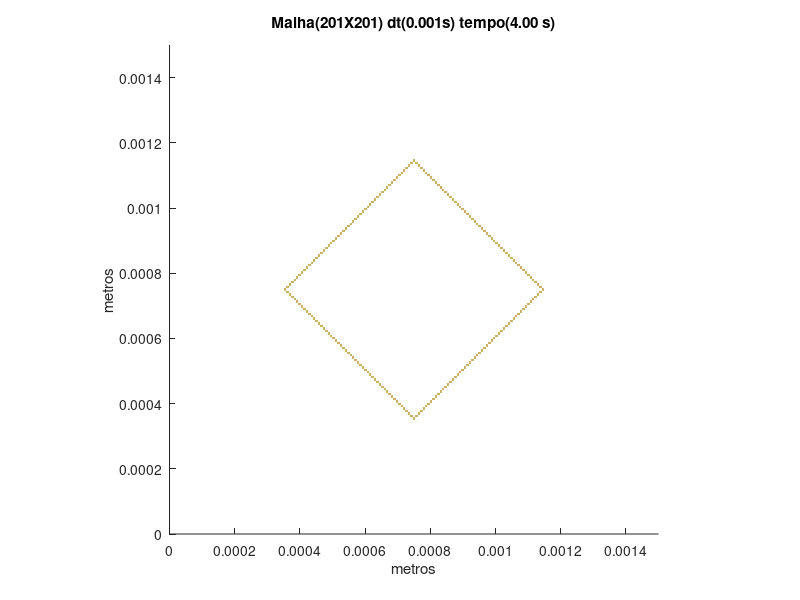

Here is the MATLAB script that generated this plot:
set (gca,'PlotBoxAspectRatio',[1 1 1],'Xlim',[0,0.0015],'Ylim',[0,0.0015])
hold on
title('Malha(201X201) dt(0.001s) tempo(4.00 s)')
hold on
ylabel('metros')
hold on
xlabel('metros')
hold on

fill([0.000746268656716418 0.000746268656716418 0.000753731343283582 0.000753731343283582],[0.000350746268656716 0.000358208955223881 0.000358208955223881 0.000350746268656716],[0.8,0.7,0.4],'LineStyle','none')

fill([0.000738805970149254 0.000738805970149254 0.000746268656716418 0.000746268656716418],[0.000358208955223881 0.000365671641791045 0.000365671641791045 0.000358208955223881],[0.8,0.7,0.4],'LineStyle','none')

fill([0.000753731343283582 0.000753731343283582 0.000761194029850746 0.000761194029850746],[0.000358208955223881 0.000365671641791045 0.000365671641791045 0.000358208955223881],[0.8,0.7,0.4],'LineStyle','none')

fill([0.00073134328358209 0.00073134328358209 0.000738805970149254 0.000738805970149254],[0.000365671641791045 0.000373134328358209 0.000373134328358209 0.000365671641791045],[0.8,0.7,0.4],'LineStyle','none')

fill([0.000761194029850746 0.000761194029850746 0.000768656716417911 0.000768656716417911],[0.000365671641791045 0.000373134328358209 0.000373134328358209 0.000365671641791045],[0.8,0.7,0.4],'LineStyle','none')

fill([0.000723880597014925 0.000723880597014925 0.00073134328358209 0.00073134328358209],[0.000373134328358209 0.000380597014925373 0.000380597014925373 0.000373134328358209],[0.8,0.7,0.4],'LineStyle','none')

fill([0.000768656716417911 0.000768656716417911 0.000776119402985075 0.000776119402985075],[0.000373134328358209 0.000380597014925373 0.000380597014925373 0.000373134328358209],[0.8,0.7,0.4],'LineStyle','none')

fill([0.000716417910447761 0.000716417910447761 0.000723880597014925 0.000723880597014925],[0.000380597014925373 0.000388059701492537 0.000388059701492537 0.000380597014925373],[0.8,0.7,0.4],'LineStyle','none')

fill([0.000776119402985075 0.000776119402985075 0.000783582089552239 0.000783582089552239],[0.000380597014925373 0.000388059701492537 0.000388059701492537 0.000380597014925373],[0.8,0.7,0.4],'LineStyle','none')

fill([0.000708955223880597 0.000708955223880597 0.000716417910447761 0.000716417910447761],[0.000388059701492537 0.000395522388059701 0.000395522388059701 0.000388059701492537],[0.8,0.7,0.4],'LineStyle','none')

fill([0.000783582089552239 0.000783582089552239 0.000791044776119403 0.000791044776119403],[0.000388059701492537 0.000395522388059701 0.000395522388059701 0.000388059701492537],[0.8,0.7,0.4],'LineStyle','none')

fill([0.000701492537313433 0.000701492537313433 0.000708955223880597 0.000708955223880597],[0.000395522388059701 0.000402985074626866 0.000402985074626866 0.000395522388059701],[0.8,0.7,0.4],'LineStyle','none')

fill([0.000791044776119403 0.000791044776119403 0.000798507462686567 0.000798507462686567],[0.000395522388059701 0.000402985074626866 0.000402985074626866 0.000395522388059701],[0.8,0.7,0.4],'LineStyle','none')

fill([0.000694029850746269 0.000694029850746269 0.000701492537313433 0.000701492537313433],[0.000402985074626866 0.00041044776119403 0.00041044776119403 0.000402985074626866],[0.8,0.7,0.4],'LineStyle','none')

fill([0.000798507462686567 0.000798507462686567 0.000805970149253731 0.000805970149253731],[0.000402985074626866 0.00041044776119403 0.00041044776119403 0.000402985074626866],[0.8,0.7,0.4],'LineStyle','none')

fill([0.000686567164179104 0.000686567164179104 0.000694029850746269 0.000694029850746269],[0.00041044776119403 0.000417910447761194 0.000417910447761194 0.00041044776119403],[0.8,0.7,0.4],'LineStyle','none')

fill([0.000805970149253731 0.000805970149253731 0.000813432835820896 0.000813432835820896],[0.00041044776119403 0.000417910447761194 0.000417910447761194 0.00041044776119403],[0.8,0.7,0.4],'LineStyle','none')

fill([0.00067910447761194 0.00067910447761194 0.000686567164179104 0.000686567164179104],[0.000417910447761194 0.000425373134328358 0.000425373134328358 0.000417910447761194],[0.8,0.7,0.4],'LineStyle','none')

fill([0.000813432835820896 0.000813432835820896 0.00082089552238806 0.00082089552238806],[0.000417910447761194 0.000425373134328358 0.000425373134328358 0.000417910447761194],[0.8,0.7,0.4],'LineStyle','none')

fill([0.000671641791044776 0.000671641791044776 0.00067910447761194 0.00067910447761194],[0.000425373134328358 0.000432835820895522 0.000432835820895522 0.000425373134328358],[0.8,0.7,0.4],'LineStyle','none')

fill([0.00082089552238806 0.00082089552238806 0.000828358208955224 0.000828358208955224],[0.000425373134328358 0.000432835820895522 0.000432835820895522 0.000425373134328358],[0.8,0.7,0.4],'LineStyle','none')

fill([0.000664179104477612 0.000664179104477612 0.000671641791044776 0.000671641791044776],[0.000432835820895522 0.000440298507462687 0.000440298507462687 0.000432835820895522],[0.8,0.7,0.4],'LineStyle','none')

fill([0.000828358208955224 0.000828358208955224 0.000835820895522388 0.000835820895522388],[0.000432835820895522 0.000440298507462687 0.000440298507462687 0.000432835820895522],[0.8,0.7,0.4],'LineStyle','none')

fill([0.000656716417910448 0.000656716417910448 0.000664179104477612 0.000664179104477612],[0.000440298507462687 0.000447761194029851 0.000447761194029851 0.000440298507462687],[0.8,0.7,0.4],'LineStyle','none')

fill([0.000835820895522388 0.000835820895522388 0.000843283582089552 0.000843283582089552],[0.000440298507462687 0.000447761194029851 0.000447761194029851 0.000440298507462687],[0.8,0.7,0.4],'LineStyle','none')

fill([0.000649253731343284 0.000649253731343284 0.000656716417910448 0.000656716417910448],[0.000447761194029851 0.000455223880597015 0.000455223880597015 0.000447761194029851],[0.8,0.7,0.4],'LineStyle','none')

fill([0.000843283582089552 0.000843283582089552 0.000850746268656716 0.000850746268656716],[0.000447761194029851 0.000455223880597015 0.000455223880597015 0.000447761194029851],[0.8,0.7,0.4],'LineStyle','none')

fill([0.000641791044776119 0.000641791044776119 0.000649253731343284 0.000649253731343284],[0.000455223880597015 0.000462686567164179 0.000462686567164179 0.000455223880597015],[0.8,0.7,0.4],'LineStyle','none')

fill([0.000850746268656716 0.000850746268656716 0.000858208955223881 0.000858208955223881],[0.000455223880597015 0.000462686567164179 0.000462686567164179 0.000455223880597015],[0.8,0.7,0.4],'LineStyle','none')

fill([0.000634328358208955 0.000634328358208955 0.000641791044776119 0.000641791044776119],[0.000462686567164179 0.000470149253731343 0.000470149253731343 0.000462686567164179],[0.8,0.7,0.4],'LineStyle','none')

fill([0.000858208955223881 0.000858208955223881 0.000865671641791045 0.000865671641791045],[0.000462686567164179 0.000470149253731343 0.000470149253731343 0.000462686567164179],[0.8,0.7,0.4],'LineStyle','none')

fill([0.000626865671641791 0.000626865671641791 0.000634328358208955 0.000634328358208955],[0.000470149253731343 0.000477611940298507 0.000477611940298507 0.000470149253731343],[0.8,0.7,0.4],'LineStyle','none')

fill([0.000865671641791045 0.000865671641791045 0.000873134328358209 0.000873134328358209],[0.000470149253731343 0.000477611940298507 0.000477611940298507 0.000470149253731343],[0.8,0.7,0.4],'LineStyle','none')

fill([0.000619402985074627 0.000619402985074627 0.000626865671641791 0.000626865671641791],[0.000477611940298507 0.000485074626865672 0.000485074626865672 0.000477611940298507],[0.8,0.7,0.4],'LineStyle','none')

fill([0.000873134328358209 0.000873134328358209 0.000880597014925373 0.000880597014925373],[0.000477611940298507 0.000485074626865672 0.000485074626865672 0.000477611940298507],[0.8,0.7,0.4],'LineStyle','none')

fill([0.000611940298507463 0.000611940298507463 0.000619402985074627 0.000619402985074627],[0.000485074626865672 0.000492537313432836 0.000492537313432836 0.000485074626865672],[0.8,0.7,0.4],'LineStyle','none')

fill([0.000880597014925373 0.000880597014925373 0.000888059701492537 0.000888059701492537],[0.000485074626865672 0.000492537313432836 0.000492537313432836 0.000485074626865672],[0.8,0.7,0.4],'LineStyle','none')

fill([0.000604477611940299 0.000604477611940299 0.000611940298507463 0.000611940298507463],[0.000492537313432836 0.0005 0.0005 0.000492537313432836],[0.8,0.7,0.4],'LineStyle','none')

fill([0.000888059701492537 0.000888059701492537 0.000895522388059702 0.000895522388059702],[0.000492537313432836 0.0005 0.0005 0.000492537313432836],[0.8,0.7,0.4],'LineStyle','none')

fill([0.000597014925373134 0.000597014925373134 0.000604477611940299 0.000604477611940299],[0.0005 0.000507462686567164 0.000507462686567164 0.0005],[0.8,0.7,0.4],'LineStyle','none')

fill([0.000895522388059702 0.000895522388059702 0.000902985074626866 0.000902985074626866],[0.0005 0.000507462686567164 0.000507462686567164 0.0005],[0.8,0.7,0.4],'LineStyle','none')

fill([0.00058955223880597 0.00058955223880597 0.000597014925373134 0.000597014925373134],[0.000507462686567164 0.000514925373134328 0.000514925373134328 0.000507462686567164],[0.8,0.7,0.4],'LineStyle','none')

fill([0.000902985074626866 0.000902985074626866 0.00091044776119403 0.00091044776119403],[0.000507462686567164 0.000514925373134328 0.000514925373134328 0.000507462686567164],[0.8,0.7,0.4],'LineStyle','none')

fill([0.000582089552238806 0.000582089552238806 0.00058955223880597 0.00058955223880597],[0.000514925373134328 0.000522388059701493 0.000522388059701493 0.000514925373134328],[0.8,0.7,0.4],'LineStyle','none')

fill([0.00091044776119403 0.00091044776119403 0.000917910447761194 0.000917910447761194],[0.000514925373134328 0.000522388059701493 0.000522388059701493 0.000514925373134328],[0.8,0.7,0.4],'LineStyle','none')

fill([0.000574626865671642 0.000574626865671642 0.000582089552238806 0.000582089552238806],[0.000522388059701493 0.000529850746268657 0.000529850746268657 0.000522388059701493],[0.8,0.7,0.4],'LineStyle','none')

fill([0.000917910447761194 0.000917910447761194 0.000925373134328358 0.000925373134328358],[0.000522388059701493 0.000529850746268657 0.000529850746268657 0.000522388059701493],[0.8,0.7,0.4],'LineStyle','none')

fill([0.000567164179104478 0.000567164179104478 0.000574626865671642 0.000574626865671642],[0.000529850746268657 0.000537313432835821 0.000537313432835821 0.000529850746268657],[0.8,0.7,0.4],'LineStyle','none')

fill([0.000925373134328358 0.000925373134328358 0.000932835820895522 0.000932835820895522],[0.000529850746268657 0.000537313432835821 0.000537313432835821 0.000529850746268657],[0.8,0.7,0.4],'LineStyle','none')

fill([0.000559701492537313 0.000559701492537313 0.000567164179104478 0.000567164179104478],[0.000537313432835821 0.000544776119402985 0.000544776119402985 0.000537313432835821],[0.8,0.7,0.4],'LineStyle','none')

fill([0.000932835820895522 0.000932835820895522 0.000940298507462687 0.000940298507462687],[0.000537313432835821 0.000544776119402985 0.000544776119402985 0.000537313432835821],[0.8,0.7,0.4],'LineStyle','none')

fill([0.000552238805970149 0.000552238805970149 0.000559701492537313 0.000559701492537313],[0.000544776119402985 0.000552238805970149 0.000552238805970149 0.000544776119402985],[0.8,0.7,0.4],'LineStyle','none')

fill([0.000940298507462687 0.000940298507462687 0.000947761194029851 0.000947761194029851],[0.000544776119402985 0.000552238805970149 0.000552238805970149 0.000544776119402985],[0.8,0.7,0.4],'LineStyle','none')

fill([0.000544776119402985 0.000544776119402985 0.000552238805970149 0.000552238805970149],[0.000552238805970149 0.000559701492537313 0.000559701492537313 0.000552238805970149],[0.8,0.7,0.4],'LineStyle','none')

fill([0.000947761194029851 0.000947761194029851 0.000955223880597015 0.000955223880597015],[0.000552238805970149 0.000559701492537313 0.000559701492537313 0.000552238805970149],[0.8,0.7,0.4],'LineStyle','none')

fill([0.000537313432835821 0.000537313432835821 0.000544776119402985 0.000544776119402985],[0.000559701492537313 0.000567164179104478 0.000567164179104478 0.000559701492537313],[0.8,0.7,0.4],'LineStyle','none')

fill([0.000955223880597015 0.000955223880597015 0.000962686567164179 0.000962686567164179],[0.000559701492537313 0.000567164179104478 0.000567164179104478 0.000559701492537313],[0.8,0.7,0.4],'LineStyle','none')

fill([0.000529850746268657 0.000529850746268657 0.000537313432835821 0.000537313432835821],[0.000567164179104478 0.000574626865671642 0.000574626865671642 0.000567164179104478],[0.8,0.7,0.4],'LineStyle','none')

fill([0.000962686567164179 0.000962686567164179 0.000970149253731343 0.000970149253731343],[0.000567164179104478 0.000574626865671642 0.000574626865671642 0.000567164179104478],[0.8,0.7,0.4],'LineStyle','none')

fill([0.000522388059701493 0.000522388059701493 0.000529850746268657 0.000529850746268657],[0.000574626865671642 0.000582089552238806 0.000582089552238806 0.000574626865671642],[0.8,0.7,0.4],'LineStyle','none')

fill([0.000970149253731343 0.000970149253731343 0.000977611940298507 0.000977611940298507],[0.000574626865671642 0.000582089552238806 0.000582089552238806 0.000574626865671642],[0.8,0.7,0.4],'LineStyle','none')

fill([0.000514925373134328 0.000514925373134328 0.000522388059701493 0.000522388059701493],[0.000582089552238806 0.00058955223880597 0.00058955223880597 0.000582089552238806],[0.8,0.7,0.4],'LineStyle','none')

fill([0.000977611940298507 0.000977611940298507 0.000985074626865672 0.000985074626865672],[0.000582089552238806 0.00058955223880597 0.00058955223880597 0.000582089552238806],[0.8,0.7,0.4],'LineStyle','none')

fill([0.000507462686567164 0.000507462686567164 0.000514925373134328 0.000514925373134328],[0.00058955223880597 0.000597014925373134 0.000597014925373134 0.00058955223880597],[0.8,0.7,0.4],'LineStyle','none')

fill([0.000985074626865672 0.000985074626865672 0.000992537313432836 0.000992537313432836],[0.00058955223880597 0.000597014925373134 0.000597014925373134 0.00058955223880597],[0.8,0.7,0.4],'LineStyle','none')

fill([0.0005 0.0005 0.000507462686567164 0.000507462686567164],[0.000597014925373134 0.000604477611940299 0.000604477611940299 0.000597014925373134],[0.8,0.7,0.4],'LineStyle','none')

fill([0.000992537313432836 0.000992537313432836 0.001 0.001],[0.000597014925373134 0.000604477611940299 0.000604477611940299 0.000597014925373134],[0.8,0.7,0.4],'LineStyle','none')

fill([0.000492537313432836 0.000492537313432836 0.0005 0.0005],[0.000604477611940299 0.000611940298507463 0.000611940298507463 0.000604477611940299],[0.8,0.7,0.4],'LineStyle','none')

fill([0.001 0.001 0.00100746268656716 0.00100746268656716],[0.000604477611940299 0.000611940298507463 0.000611940298507463 0.000604477611940299],[0.8,0.7,0.4],'LineStyle','none')

fill([0.000485074626865672 0.000485074626865672 0.000492537313432836 0.000492537313432836],[0.000611940298507463 0.000619402985074627 0.000619402985074627 0.000611940298507463],[0.8,0.7,0.4],'LineStyle','none')

fill([0.00100746268656716 0.00100746268656716 0.00101492537313433 0.00101492537313433],[0.000611940298507463 0.000619402985074627 0.000619402985074627 0.000611940298507463],[0.8,0.7,0.4],'LineStyle','none')

fill([0.000477611940298507 0.000477611940298507 0.000485074626865672 0.000485074626865672],[0.000619402985074627 0.000626865671641791 0.000626865671641791 0.000619402985074627],[0.8,0.7,0.4],'LineStyle','none')

fill([0.00101492537313433 0.00101492537313433 0.00102238805970149 0.00102238805970149],[0.000619402985074627 0.000626865671641791 0.000626865671641791 0.000619402985074627],[0.8,0.7,0.4],'LineStyle','none')

fill([0.000470149253731343 0.000470149253731343 0.000477611940298507 0.000477611940298507],[0.000626865671641791 0.000634328358208955 0.000634328358208955 0.000626865671641791],[0.8,0.7,0.4],'LineStyle','none')

fill([0.00102238805970149 0.00102238805970149 0.00102985074626866 0.00102985074626866],[0.000626865671641791 0.000634328358208955 0.000634328358208955 0.000626865671641791],[0.8,0.7,0.4],'LineStyle','none')

fill([0.000462686567164179 0.000462686567164179 0.000470149253731343 0.000470149253731343],[0.000634328358208955 0.000641791044776119 0.000641791044776119 0.000634328358208955],[0.8,0.7,0.4],'LineStyle','none')

fill([0.00102985074626866 0.00102985074626866 0.00103731343283582 0.00103731343283582],[0.000634328358208955 0.000641791044776119 0.000641791044776119 0.000634328358208955],[0.8,0.7,0.4],'LineStyle','none')

fill([0.000455223880597015 0.000455223880597015 0.000462686567164179 0.000462686567164179],[0.000641791044776119 0.000649253731343284 0.000649253731343284 0.000641791044776119],[0.8,0.7,0.4],'LineStyle','none')

fill([0.00103731343283582 0.00103731343283582 0.00104477611940299 0.00104477611940299],[0.000641791044776119 0.000649253731343284 0.000649253731343284 0.000641791044776119],[0.8,0.7,0.4],'LineStyle','none')

fill([0.000447761194029851 0.000447761194029851 0.000455223880597015 0.000455223880597015],[0.000649253731343284 0.000656716417910448 0.000656716417910448 0.000649253731343284],[0.8,0.7,0.4],'LineStyle','none')

fill([0.00104477611940299 0.00104477611940299 0.00105223880597015 0.00105223880597015],[0.000649253731343284 0.000656716417910448 0.000656716417910448 0.000649253731343284],[0.8,0.7,0.4],'LineStyle','none')

fill([0.000440298507462687 0.000440298507462687 0.000447761194029851 0.000447761194029851],[0.000656716417910448 0.000664179104477612 0.000664179104477612 0.000656716417910448],[0.8,0.7,0.4],'LineStyle','none')

fill([0.00105223880597015 0.00105223880597015 0.00105970149253731 0.00105970149253731],[0.000656716417910448 0.000664179104477612 0.000664179104477612 0.000656716417910448],[0.8,0.7,0.4],'LineStyle','none')

fill([0.000432835820895522 0.000432835820895522 0.000440298507462687 0.000440298507462687],[0.000664179104477612 0.000671641791044776 0.000671641791044776 0.000664179104477612],[0.8,0.7,0.4],'LineStyle','none')

fill([0.00105970149253731 0.00105970149253731 0.00106716417910448 0.00106716417910448],[0.000664179104477612 0.000671641791044776 0.000671641791044776 0.000664179104477612],[0.8,0.7,0.4],'LineStyle','none')

fill([0.000425373134328358 0.000425373134328358 0.000432835820895522 0.000432835820895522],[0.000671641791044776 0.00067910447761194 0.00067910447761194 0.000671641791044776],[0.8,0.7,0.4],'LineStyle','none')

fill([0.00106716417910448 0.00106716417910448 0.00107462686567164 0.00107462686567164],[0.000671641791044776 0.00067910447761194 0.00067910447761194 0.000671641791044776],[0.8,0.7,0.4],'LineStyle','none')

fill([0.000417910447761194 0.000417910447761194 0.000425373134328358 0.000425373134328358],[0.00067910447761194 0.000686567164179104 0.000686567164179104 0.00067910447761194],[0.8,0.7,0.4],'LineStyle','none')

fill([0.00107462686567164 0.00107462686567164 0.00108208955223881 0.00108208955223881],[0.00067910447761194 0.000686567164179104 0.000686567164179104 0.00067910447761194],[0.8,0.7,0.4],'LineStyle','none')

fill([0.00041044776119403 0.00041044776119403 0.000417910447761194 0.000417910447761194],[0.000686567164179104 0.000694029850746269 0.000694029850746269 0.000686567164179104],[0.8,0.7,0.4],'LineStyle','none')

fill([0.00108208955223881 0.00108208955223881 0.00108955223880597 0.00108955223880597],[0.000686567164179104 0.000694029850746269 0.000694029850746269 0.000686567164179104],[0.8,0.7,0.4],'LineStyle','none')

fill([0.000402985074626866 0.000402985074626866 0.00041044776119403 0.00041044776119403],[0.000694029850746269 0.000701492537313433 0.000701492537313433 0.000694029850746269],[0.8,0.7,0.4],'LineStyle','none')

fill([0.00108955223880597 0.00108955223880597 0.00109701492537313 0.00109701492537313],[0.000694029850746269 0.000701492537313433 0.000701492537313433 0.000694029850746269],[0.8,0.7,0.4],'LineStyle','none')

fill([0.000395522388059701 0.000395522388059701 0.000402985074626866 0.000402985074626866],[0.000701492537313433 0.000708955223880597 0.000708955223880597 0.000701492537313433],[0.8,0.7,0.4],'LineStyle','none')

fill([0.00109701492537313 0.00109701492537313 0.0011044776119403 0.0011044776119403],[0.000701492537313433 0.000708955223880597 0.000708955223880597 0.000701492537313433],[0.8,0.7,0.4],'LineStyle','none')

fill([0.000388059701492537 0.000388059701492537 0.000395522388059701 0.000395522388059701],[0.000708955223880597 0.000716417910447761 0.000716417910447761 0.000708955223880597],[0.8,0.7,0.4],'LineStyle','none')

fill([0.0011044776119403 0.0011044776119403 0.00111194029850746 0.00111194029850746],[0.000708955223880597 0.000716417910447761 0.000716417910447761 0.000708955223880597],[0.8,0.7,0.4],'LineStyle','none')

fill([0.000380597014925373 0.000380597014925373 0.000388059701492537 0.000388059701492537],[0.000716417910447761 0.000723880597014925 0.000723880597014925 0.000716417910447761],[0.8,0.7,0.4],'LineStyle','none')

fill([0.00111194029850746 0.00111194029850746 0.00111940298507463 0.00111940298507463],[0.000716417910447761 0.000723880597014925 0.000723880597014925 0.000716417910447761],[0.8,0.7,0.4],'LineStyle','none')

fill([0.000373134328358209 0.000373134328358209 0.000380597014925373 0.000380597014925373],[0.000723880597014925 0.00073134328358209 0.00073134328358209 0.000723880597014925],[0.8,0.7,0.4],'LineStyle','none')

fill([0.00111940298507463 0.00111940298507463 0.00112686567164179 0.00112686567164179],[0.000723880597014925 0.00073134328358209 0.00073134328358209 0.000723880597014925],[0.8,0.7,0.4],'LineStyle','none')

fill([0.000365671641791045 0.000365671641791045 0.000373134328358209 0.000373134328358209],[0.00073134328358209 0.000738805970149254 0.000738805970149254 0.00073134328358209],[0.8,0.7,0.4],'LineStyle','none')

fill([0.00112686567164179 0.00112686567164179 0.00113432835820896 0.00113432835820896],[0.00073134328358209 0.000738805970149254 0.000738805970149254 0.00073134328358209],[0.8,0.7,0.4],'LineStyle','none')

fill([0.000358208955223881 0.000358208955223881 0.000365671641791045 0.000365671641791045],[0.000738805970149254 0.000746268656716418 0.000746268656716418 0.000738805970149254],[0.8,0.7,0.4],'LineStyle','none')

fill([0.00113432835820896 0.00113432835820896 0.00114179104477612 0.00114179104477612],[0.000738805970149254 0.000746268656716418 0.000746268656716418 0.000738805970149254],[0.8,0.7,0.4],'LineStyle','none')

fill([0.000350746268656716 0.000350746268656716 0.000358208955223881 0.000358208955223881],[0.000746268656716418 0.000753731343283582 0.000753731343283582 0.000746268656716418],[0.8,0.7,0.4],'LineStyle','none')

fill([0.00114179104477612 0.00114179104477612 0.00114925373134328 0.00114925373134328],[0.000746268656716418 0.000753731343283582 0.000753731343283582 0.000746268656716418],[0.8,0.7,0.4],'LineStyle','none')

fill([0.000358208955223881 0.000358208955223881 0.000365671641791045 0.000365671641791045],[0.000753731343283582 0.000761194029850746 0.000761194029850746 0.000753731343283582],[0.8,0.7,0.4],'LineStyle','none')

fill([0.00113432835820896 0.00113432835820896 0.00114179104477612 0.00114179104477612],[0.000753731343283582 0.000761194029850746 0.000761194029850746 0.000753731343283582],[0.8,0.7,0.4],'LineStyle','none')

fill([0.000365671641791045 0.000365671641791045 0.000373134328358209 0.000373134328358209],[0.000761194029850746 0.000768656716417911 0.000768656716417911 0.000761194029850746],[0.8,0.7,0.4],'LineStyle','none')

fill([0.00112686567164179 0.00112686567164179 0.00113432835820896 0.00113432835820896],[0.000761194029850746 0.000768656716417911 0.000768656716417911 0.000761194029850746],[0.8,0.7,0.4],'LineStyle','none')

fill([0.000373134328358209 0.000373134328358209 0.000380597014925373 0.000380597014925373],[0.000768656716417911 0.000776119402985075 0.000776119402985075 0.000768656716417911],[0.8,0.7,0.4],'LineStyle','none')

fill([0.00111940298507463 0.00111940298507463 0.00112686567164179 0.00112686567164179],[0.000768656716417911 0.000776119402985075 0.000776119402985075 0.000768656716417911],[0.8,0.7,0.4],'LineStyle','none')

fill([0.000380597014925373 0.000380597014925373 0.000388059701492537 0.000388059701492537],[0.000776119402985075 0.000783582089552239 0.000783582089552239 0.000776119402985075],[0.8,0.7,0.4],'LineStyle','none')

fill([0.00111194029850746 0.00111194029850746 0.00111940298507463 0.00111940298507463],[0.000776119402985075 0.000783582089552239 0.000783582089552239 0.000776119402985075],[0.8,0.7,0.4],'LineStyle','none')

fill([0.000388059701492537 0.000388059701492537 0.000395522388059701 0.000395522388059701],[0.000783582089552239 0.000791044776119403 0.000791044776119403 0.000783582089552239],[0.8,0.7,0.4],'LineStyle','none')

fill([0.0011044776119403 0.0011044776119403 0.00111194029850746 0.00111194029850746],[0.000783582089552239 0.000791044776119403 0.000791044776119403 0.000783582089552239],[0.8,0.7,0.4],'LineStyle','none')

fill([0.000395522388059701 0.000395522388059701 0.000402985074626866 0.000402985074626866],[0.000791044776119403 0.000798507462686567 0.000798507462686567 0.000791044776119403],[0.8,0.7,0.4],'LineStyle','none')

fill([0.00109701492537313 0.00109701492537313 0.0011044776119403 0.0011044776119403],[0.000791044776119403 0.000798507462686567 0.000798507462686567 0.000791044776119403],[0.8,0.7,0.4],'LineStyle','none')

fill([0.000402985074626866 0.000402985074626866 0.00041044776119403 0.00041044776119403],[0.000798507462686567 0.000805970149253731 0.000805970149253731 0.000798507462686567],[0.8,0.7,0.4],'LineStyle','none')

fill([0.00108955223880597 0.00108955223880597 0.00109701492537313 0.00109701492537313],[0.000798507462686567 0.000805970149253731 0.000805970149253731 0.000798507462686567],[0.8,0.7,0.4],'LineStyle','none')

fill([0.00041044776119403 0.00041044776119403 0.000417910447761194 0.000417910447761194],[0.000805970149253731 0.000813432835820896 0.000813432835820896 0.000805970149253731],[0.8,0.7,0.4],'LineStyle','none')

fill([0.00108208955223881 0.00108208955223881 0.00108955223880597 0.00108955223880597],[0.000805970149253731 0.000813432835820896 0.000813432835820896 0.000805970149253731],[0.8,0.7,0.4],'LineStyle','none')

fill([0.000417910447761194 0.000417910447761194 0.000425373134328358 0.000425373134328358],[0.000813432835820896 0.00082089552238806 0.00082089552238806 0.000813432835820896],[0.8,0.7,0.4],'LineStyle','none')

fill([0.00107462686567164 0.00107462686567164 0.00108208955223881 0.00108208955223881],[0.000813432835820896 0.00082089552238806 0.00082089552238806 0.000813432835820896],[0.8,0.7,0.4],'LineStyle','none')

fill([0.000425373134328358 0.000425373134328358 0.000432835820895522 0.000432835820895522],[0.00082089552238806 0.000828358208955224 0.000828358208955224 0.00082089552238806],[0.8,0.7,0.4],'LineStyle','none')

fill([0.00106716417910448 0.00106716417910448 0.00107462686567164 0.00107462686567164],[0.00082089552238806 0.000828358208955224 0.000828358208955224 0.00082089552238806],[0.8,0.7,0.4],'LineStyle','none')

fill([0.000432835820895522 0.000432835820895522 0.000440298507462687 0.000440298507462687],[0.000828358208955224 0.000835820895522388 0.000835820895522388 0.000828358208955224],[0.8,0.7,0.4],'LineStyle','none')

fill([0.00105970149253731 0.00105970149253731 0.00106716417910448 0.00106716417910448],[0.000828358208955224 0.000835820895522388 0.000835820895522388 0.000828358208955224],[0.8,0.7,0.4],'LineStyle','none')

fill([0.000440298507462687 0.000440298507462687 0.000447761194029851 0.000447761194029851],[0.000835820895522388 0.000843283582089552 0.000843283582089552 0.000835820895522388],[0.8,0.7,0.4],'LineStyle','none')

fill([0.00105223880597015 0.00105223880597015 0.00105970149253731 0.00105970149253731],[0.000835820895522388 0.000843283582089552 0.000843283582089552 0.000835820895522388],[0.8,0.7,0.4],'LineStyle','none')

fill([0.000447761194029851 0.000447761194029851 0.000455223880597015 0.000455223880597015],[0.000843283582089552 0.000850746268656716 0.000850746268656716 0.000843283582089552],[0.8,0.7,0.4],'LineStyle','none')

fill([0.00104477611940299 0.00104477611940299 0.00105223880597015 0.00105223880597015],[0.000843283582089552 0.000850746268656716 0.000850746268656716 0.000843283582089552],[0.8,0.7,0.4],'LineStyle','none')

fill([0.000455223880597015 0.000455223880597015 0.000462686567164179 0.000462686567164179],[0.000850746268656716 0.000858208955223881 0.000858208955223881 0.000850746268656716],[0.8,0.7,0.4],'LineStyle','none')

fill([0.00103731343283582 0.00103731343283582 0.00104477611940299 0.00104477611940299],[0.000850746268656716 0.000858208955223881 0.000858208955223881 0.000850746268656716],[0.8,0.7,0.4],'LineStyle','none')

fill([0.000462686567164179 0.000462686567164179 0.000470149253731343 0.000470149253731343],[0.000858208955223881 0.000865671641791045 0.000865671641791045 0.000858208955223881],[0.8,0.7,0.4],'LineStyle','none')

fill([0.00102985074626866 0.00102985074626866 0.00103731343283582 0.00103731343283582],[0.000858208955223881 0.000865671641791045 0.000865671641791045 0.000858208955223881],[0.8,0.7,0.4],'LineStyle','none')

fill([0.000470149253731343 0.000470149253731343 0.000477611940298507 0.000477611940298507],[0.000865671641791045 0.000873134328358209 0.000873134328358209 0.000865671641791045],[0.8,0.7,0.4],'LineStyle','none')

fill([0.00102238805970149 0.00102238805970149 0.00102985074626866 0.00102985074626866],[0.000865671641791045 0.000873134328358209 0.000873134328358209 0.000865671641791045],[0.8,0.7,0.4],'LineStyle','none')

fill([0.000477611940298507 0.000477611940298507 0.000485074626865672 0.000485074626865672],[0.000873134328358209 0.000880597014925373 0.000880597014925373 0.000873134328358209],[0.8,0.7,0.4],'LineStyle','none')

fill([0.00101492537313433 0.00101492537313433 0.00102238805970149 0.00102238805970149],[0.000873134328358209 0.000880597014925373 0.000880597014925373 0.000873134328358209],[0.8,0.7,0.4],'LineStyle','none')

fill([0.000485074626865672 0.000485074626865672 0.000492537313432836 0.000492537313432836],[0.000880597014925373 0.000888059701492537 0.000888059701492537 0.000880597014925373],[0.8,0.7,0.4],'LineStyle','none')

fill([0.00100746268656716 0.00100746268656716 0.00101492537313433 0.00101492537313433],[0.000880597014925373 0.000888059701492537 0.000888059701492537 0.000880597014925373],[0.8,0.7,0.4],'LineStyle','none')

fill([0.000492537313432836 0.000492537313432836 0.0005 0.0005],[0.000888059701492537 0.000895522388059702 0.000895522388059702 0.000888059701492537],[0.8,0.7,0.4],'LineStyle','none')

fill([0.001 0.001 0.00100746268656716 0.00100746268656716],[0.000888059701492537 0.000895522388059702 0.000895522388059702 0.000888059701492537],[0.8,0.7,0.4],'LineStyle','none')

fill([0.0005 0.0005 0.000507462686567164 0.000507462686567164],[0.000895522388059702 0.000902985074626866 0.000902985074626866 0.000895522388059702],[0.8,0.7,0.4],'LineStyle','none')

fill([0.000992537313432836 0.000992537313432836 0.001 0.001],[0.000895522388059702 0.000902985074626866 0.000902985074626866 0.000895522388059702],[0.8,0.7,0.4],'LineStyle','none')

fill([0.000507462686567164 0.000507462686567164 0.000514925373134328 0.000514925373134328],[0.000902985074626866 0.00091044776119403 0.00091044776119403 0.000902985074626866],[0.8,0.7,0.4],'LineStyle','none')

fill([0.000985074626865672 0.000985074626865672 0.000992537313432836 0.000992537313432836],[0.000902985074626866 0.00091044776119403 0.00091044776119403 0.000902985074626866],[0.8,0.7,0.4],'LineStyle','none')

fill([0.000514925373134328 0.000514925373134328 0.000522388059701493 0.000522388059701493],[0.00091044776119403 0.000917910447761194 0.000917910447761194 0.00091044776119403],[0.8,0.7,0.4],'LineStyle','none')

fill([0.000977611940298507 0.000977611940298507 0.000985074626865672 0.000985074626865672],[0.00091044776119403 0.000917910447761194 0.000917910447761194 0.00091044776119403],[0.8,0.7,0.4],'LineStyle','none')

fill([0.000522388059701493 0.000522388059701493 0.000529850746268657 0.000529850746268657],[0.000917910447761194 0.000925373134328358 0.000925373134328358 0.000917910447761194],[0.8,0.7,0.4],'LineStyle','none')

fill([0.000970149253731343 0.000970149253731343 0.000977611940298507 0.000977611940298507],[0.000917910447761194 0.000925373134328358 0.000925373134328358 0.000917910447761194],[0.8,0.7,0.4],'LineStyle','none')

fill([0.000529850746268657 0.000529850746268657 0.000537313432835821 0.000537313432835821],[0.000925373134328358 0.000932835820895522 0.000932835820895522 0.000925373134328358],[0.8,0.7,0.4],'LineStyle','none')

fill([0.000962686567164179 0.000962686567164179 0.000970149253731343 0.000970149253731343],[0.000925373134328358 0.000932835820895522 0.000932835820895522 0.000925373134328358],[0.8,0.7,0.4],'LineStyle','none')

fill([0.000537313432835821 0.000537313432835821 0.000544776119402985 0.000544776119402985],[0.000932835820895522 0.000940298507462687 0.000940298507462687 0.000932835820895522],[0.8,0.7,0.4],'LineStyle','none')

fill([0.000955223880597015 0.000955223880597015 0.000962686567164179 0.000962686567164179],[0.000932835820895522 0.000940298507462687 0.000940298507462687 0.000932835820895522],[0.8,0.7,0.4],'LineStyle','none')

fill([0.000544776119402985 0.000544776119402985 0.000552238805970149 0.000552238805970149],[0.000940298507462687 0.000947761194029851 0.000947761194029851 0.000940298507462687],[0.8,0.7,0.4],'LineStyle','none')

fill([0.000947761194029851 0.000947761194029851 0.000955223880597015 0.000955223880597015],[0.000940298507462687 0.000947761194029851 0.000947761194029851 0.000940298507462687],[0.8,0.7,0.4],'LineStyle','none')

fill([0.000552238805970149 0.000552238805970149 0.000559701492537313 0.000559701492537313],[0.000947761194029851 0.000955223880597015 0.000955223880597015 0.000947761194029851],[0.8,0.7,0.4],'LineStyle','none')

fill([0.000940298507462687 0.000940298507462687 0.000947761194029851 0.000947761194029851],[0.000947761194029851 0.000955223880597015 0.000955223880597015 0.000947761194029851],[0.8,0.7,0.4],'LineStyle','none')

fill([0.000559701492537313 0.000559701492537313 0.000567164179104478 0.000567164179104478],[0.000955223880597015 0.000962686567164179 0.000962686567164179 0.000955223880597015],[0.8,0.7,0.4],'LineStyle','none')

fill([0.000932835820895522 0.000932835820895522 0.000940298507462687 0.000940298507462687],[0.000955223880597015 0.000962686567164179 0.000962686567164179 0.000955223880597015],[0.8,0.7,0.4],'LineStyle','none')

fill([0.000567164179104478 0.000567164179104478 0.000574626865671642 0.000574626865671642],[0.000962686567164179 0.000970149253731343 0.000970149253731343 0.000962686567164179],[0.8,0.7,0.4],'LineStyle','none')

fill([0.000925373134328358 0.000925373134328358 0.000932835820895522 0.000932835820895522],[0.000962686567164179 0.000970149253731343 0.000970149253731343 0.000962686567164179],[0.8,0.7,0.4],'LineStyle','none')

fill([0.000574626865671642 0.000574626865671642 0.000582089552238806 0.000582089552238806],[0.000970149253731343 0.000977611940298507 0.000977611940298507 0.000970149253731343],[0.8,0.7,0.4],'LineStyle','none')

fill([0.000917910447761194 0.000917910447761194 0.000925373134328358 0.000925373134328358],[0.000970149253731343 0.000977611940298507 0.000977611940298507 0.000970149253731343],[0.8,0.7,0.4],'LineStyle','none')

fill([0.000582089552238806 0.000582089552238806 0.00058955223880597 0.00058955223880597],[0.000977611940298507 0.000985074626865672 0.000985074626865672 0.000977611940298507],[0.8,0.7,0.4],'LineStyle','none')

fill([0.00091044776119403 0.00091044776119403 0.000917910447761194 0.000917910447761194],[0.000977611940298507 0.000985074626865672 0.000985074626865672 0.000977611940298507],[0.8,0.7,0.4],'LineStyle','none')

fill([0.00058955223880597 0.00058955223880597 0.000597014925373134 0.000597014925373134],[0.000985074626865672 0.000992537313432836 0.000992537313432836 0.000985074626865672],[0.8,0.7,0.4],'LineStyle','none')

fill([0.000902985074626866 0.000902985074626866 0.00091044776119403 0.00091044776119403],[0.000985074626865672 0.000992537313432836 0.000992537313432836 0.000985074626865672],[0.8,0.7,0.4],'LineStyle','none')

fill([0.000597014925373134 0.000597014925373134 0.000604477611940299 0.000604477611940299],[0.000992537313432836 0.001 0.001 0.000992537313432836],[0.8,0.7,0.4],'LineStyle','none')

fill([0.000895522388059702 0.000895522388059702 0.000902985074626866 0.000902985074626866],[0.000992537313432836 0.001 0.001 0.000992537313432836],[0.8,0.7,0.4],'LineStyle','none')

fill([0.000604477611940299 0.000604477611940299 0.000611940298507463 0.000611940298507463],[0.001 0.00100746268656716 0.00100746268656716 0.001],[0.8,0.7,0.4],'LineStyle','none')

fill([0.000888059701492537 0.000888059701492537 0.000895522388059702 0.000895522388059702],[0.001 0.00100746268656716 0.00100746268656716 0.001],[0.8,0.7,0.4],'LineStyle','none')

fill([0.000611940298507463 0.000611940298507463 0.000619402985074627 0.000619402985074627],[0.00100746268656716 0.00101492537313433 0.00101492537313433 0.00100746268656716],[0.8,0.7,0.4],'LineStyle','none')

fill([0.000880597014925373 0.000880597014925373 0.000888059701492537 0.000888059701492537],[0.00100746268656716 0.00101492537313433 0.00101492537313433 0.00100746268656716],[0.8,0.7,0.4],'LineStyle','none')

fill([0.000619402985074627 0.000619402985074627 0.000626865671641791 0.000626865671641791],[0.00101492537313433 0.00102238805970149 0.00102238805970149 0.00101492537313433],[0.8,0.7,0.4],'LineStyle','none')

fill([0.000873134328358209 0.000873134328358209 0.000880597014925373 0.000880597014925373],[0.00101492537313433 0.00102238805970149 0.00102238805970149 0.00101492537313433],[0.8,0.7,0.4],'LineStyle','none')

fill([0.000626865671641791 0.000626865671641791 0.000634328358208955 0.000634328358208955],[0.00102238805970149 0.00102985074626866 0.00102985074626866 0.00102238805970149],[0.8,0.7,0.4],'LineStyle','none')

fill([0.000865671641791045 0.000865671641791045 0.000873134328358209 0.000873134328358209],[0.00102238805970149 0.00102985074626866 0.00102985074626866 0.00102238805970149],[0.8,0.7,0.4],'LineStyle','none')

fill([0.000634328358208955 0.000634328358208955 0.000641791044776119 0.000641791044776119],[0.00102985074626866 0.00103731343283582 0.00103731343283582 0.00102985074626866],[0.8,0.7,0.4],'LineStyle','none')

fill([0.000858208955223881 0.000858208955223881 0.000865671641791045 0.000865671641791045],[0.00102985074626866 0.00103731343283582 0.00103731343283582 0.00102985074626866],[0.8,0.7,0.4],'LineStyle','none')

fill([0.000641791044776119 0.000641791044776119 0.000649253731343284 0.000649253731343284],[0.00103731343283582 0.00104477611940299 0.00104477611940299 0.00103731343283582],[0.8,0.7,0.4],'LineStyle','none')

fill([0.000850746268656716 0.000850746268656716 0.000858208955223881 0.000858208955223881],[0.00103731343283582 0.00104477611940299 0.00104477611940299 0.00103731343283582],[0.8,0.7,0.4],'LineStyle','none')

fill([0.000649253731343284 0.000649253731343284 0.000656716417910448 0.000656716417910448],[0.00104477611940299 0.00105223880597015 0.00105223880597015 0.00104477611940299],[0.8,0.7,0.4],'LineStyle','none')

fill([0.000843283582089552 0.000843283582089552 0.000850746268656716 0.000850746268656716],[0.00104477611940299 0.00105223880597015 0.00105223880597015 0.00104477611940299],[0.8,0.7,0.4],'LineStyle','none')

fill([0.000656716417910448 0.000656716417910448 0.000664179104477612 0.000664179104477612],[0.00105223880597015 0.00105970149253731 0.00105970149253731 0.00105223880597015],[0.8,0.7,0.4],'LineStyle','none')

fill([0.000835820895522388 0.000835820895522388 0.000843283582089552 0.000843283582089552],[0.00105223880597015 0.00105970149253731 0.00105970149253731 0.00105223880597015],[0.8,0.7,0.4],'LineStyle','none')

fill([0.000664179104477612 0.000664179104477612 0.000671641791044776 0.000671641791044776],[0.00105970149253731 0.00106716417910448 0.00106716417910448 0.00105970149253731],[0.8,0.7,0.4],'LineStyle','none')

fill([0.000828358208955224 0.000828358208955224 0.000835820895522388 0.000835820895522388],[0.00105970149253731 0.00106716417910448 0.00106716417910448 0.00105970149253731],[0.8,0.7,0.4],'LineStyle','none')

fill([0.000671641791044776 0.000671641791044776 0.00067910447761194 0.00067910447761194],[0.00106716417910448 0.00107462686567164 0.00107462686567164 0.00106716417910448],[0.8,0.7,0.4],'LineStyle','none')

fill([0.00082089552238806 0.00082089552238806 0.000828358208955224 0.000828358208955224],[0.00106716417910448 0.00107462686567164 0.00107462686567164 0.00106716417910448],[0.8,0.7,0.4],'LineStyle','none')

fill([0.00067910447761194 0.00067910447761194 0.000686567164179104 0.000686567164179104],[0.00107462686567164 0.00108208955223881 0.00108208955223881 0.00107462686567164],[0.8,0.7,0.4],'LineStyle','none')

fill([0.000813432835820896 0.000813432835820896 0.00082089552238806 0.00082089552238806],[0.00107462686567164 0.00108208955223881 0.00108208955223881 0.00107462686567164],[0.8,0.7,0.4],'LineStyle','none')

fill([0.000686567164179104 0.000686567164179104 0.000694029850746269 0.000694029850746269],[0.00108208955223881 0.00108955223880597 0.00108955223880597 0.00108208955223881],[0.8,0.7,0.4],'LineStyle','none')

fill([0.000805970149253731 0.000805970149253731 0.000813432835820896 0.000813432835820896],[0.00108208955223881 0.00108955223880597 0.00108955223880597 0.00108208955223881],[0.8,0.7,0.4],'LineStyle','none')

fill([0.000694029850746269 0.000694029850746269 0.000701492537313433 0.000701492537313433],[0.00108955223880597 0.00109701492537313 0.00109701492537313 0.00108955223880597],[0.8,0.7,0.4],'LineStyle','none')

fill([0.000798507462686567 0.000798507462686567 0.000805970149253731 0.000805970149253731],[0.00108955223880597 0.00109701492537313 0.00109701492537313 0.00108955223880597],[0.8,0.7,0.4],'LineStyle','none')

fill([0.000701492537313433 0.000701492537313433 0.000708955223880597 0.000708955223880597],[0.00109701492537313 0.0011044776119403 0.0011044776119403 0.00109701492537313],[0.8,0.7,0.4],'LineStyle','none')

fill([0.000791044776119403 0.000791044776119403 0.000798507462686567 0.000798507462686567],[0.00109701492537313 0.0011044776119403 0.0011044776119403 0.00109701492537313],[0.8,0.7,0.4],'LineStyle','none')

fill([0.000708955223880597 0.000708955223880597 0.000716417910447761 0.000716417910447761],[0.0011044776119403 0.00111194029850746 0.00111194029850746 0.0011044776119403],[0.8,0.7,0.4],'LineStyle','none')

fill([0.000783582089552239 0.000783582089552239 0.000791044776119403 0.000791044776119403],[0.0011044776119403 0.00111194029850746 0.00111194029850746 0.0011044776119403],[0.8,0.7,0.4],'LineStyle','none')

fill([0.000716417910447761 0.000716417910447761 0.000723880597014925 0.000723880597014925],[0.00111194029850746 0.00111940298507463 0.00111940298507463 0.00111194029850746],[0.8,0.7,0.4],'LineStyle','none')

fill([0.000776119402985075 0.000776119402985075 0.000783582089552239 0.000783582089552239],[0.00111194029850746 0.00111940298507463 0.00111940298507463 0.00111194029850746],[0.8,0.7,0.4],'LineStyle','none')

fill([0.000723880597014925 0.000723880597014925 0.00073134328358209 0.00073134328358209],[0.00111940298507463 0.00112686567164179 0.00112686567164179 0.00111940298507463],[0.8,0.7,0.4],'LineStyle','none')

fill([0.000768656716417911 0.000768656716417911 0.000776119402985075 0.000776119402985075],[0.00111940298507463 0.00112686567164179 0.00112686567164179 0.00111940298507463],[0.8,0.7,0.4],'LineStyle','none')

fill([0.00073134328358209 0.00073134328358209 0.000738805970149254 0.000738805970149254],[0.00112686567164179 0.00113432835820896 0.00113432835820896 0.00112686567164179],[0.8,0.7,0.4],'LineStyle','none')

fill([0.000761194029850746 0.000761194029850746 0.000768656716417911 0.000768656716417911],[0.00112686567164179 0.00113432835820896 0.00113432835820896 0.00112686567164179],[0.8,0.7,0.4],'LineStyle','none')

fill([0.000738805970149254 0.000738805970149254 0.000746268656716418 0.000746268656716418],[0.00113432835820896 0.00114179104477612 0.00114179104477612 0.00113432835820896],[0.8,0.7,0.4],'LineStyle','none')

fill([0.000753731343283582 0.000753731343283582 0.000761194029850746 0.000761194029850746],[0.00113432835820896 0.00114179104477612 0.00114179104477612 0.00113432835820896],[0.8,0.7,0.4],'LineStyle','none')

fill([0.000746268656716418 0.000746268656716418 0.000753731343283582 0.000753731343283582],[0.00114179104477612 0.00114925373134328 0.00114925373134328 0.00114179104477612],[0.8,0.7,0.4],'LineStyle','none')
